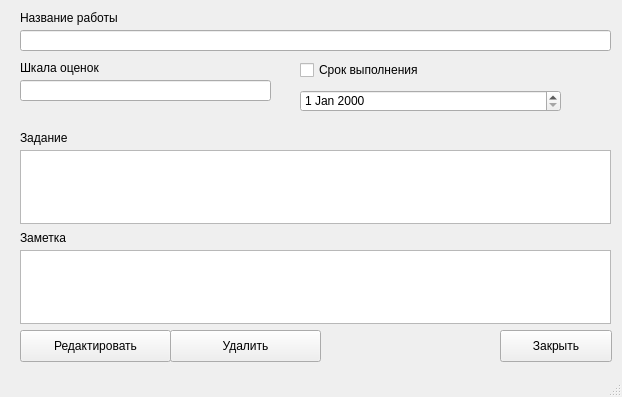
<?xml version="1.0" encoding="UTF-8"?>
<ui version="4.0">
 <class>MainWindow</class>
 <widget class="QMainWindow" name="MainWindow">
  <property name="geometry">
   <rect>
    <x>0</x>
    <y>0</y>
    <width>622</width>
    <height>397</height>
   </rect>
  </property>
  <property name="windowTitle">
   <string>Добавить работу</string>
  </property>
  <widget class="QWidget" name="centralwidget">
   <widget class="QLabel" name="label">
    <property name="geometry">
     <rect>
      <x>20</x>
      <y>10</y>
      <width>221</width>
      <height>16</height>
     </rect>
    </property>
    <property name="text">
     <string>Название работы</string>
    </property>
   </widget>
   <widget class="QLineEdit" name="lineEdit">
    <property name="geometry">
     <rect>
      <x>20</x>
      <y>30</y>
      <width>591</width>
      <height>21</height>
     </rect>
    </property>
   </widget>
   <widget class="QLabel" name="label_2">
    <property name="geometry">
     <rect>
      <x>20</x>
      <y>60</y>
      <width>151</width>
      <height>16</height>
     </rect>
    </property>
    <property name="text">
     <string>Шкала оценок</string>
    </property>
   </widget>
   <widget class="QDateEdit" name="dateEdit">
    <property name="geometry">
     <rect>
      <x>300</x>
      <y>90</y>
      <width>261</width>
      <height>22</height>
     </rect>
    </property>
   </widget>
   <widget class="QCheckBox" name="checkBox">
    <property name="geometry">
     <rect>
      <x>300</x>
      <y>60</y>
      <width>211</width>
      <height>20</height>
     </rect>
    </property>
    <property name="text">
     <string>Срок выполнения</string>
    </property>
   </widget>
   <widget class="QPushButton" name="pushButton">
    <property name="geometry">
     <rect>
      <x>20</x>
      <y>330</y>
      <width>151</width>
      <height>32</height>
     </rect>
    </property>
    <property name="text">
     <string>Редактировать</string>
    </property>
   </widget>
   <widget class="QLabel" name="label_3">
    <property name="geometry">
     <rect>
      <x>20</x>
      <y>230</y>
      <width>58</width>
      <height>16</height>
     </rect>
    </property>
    <property name="text">
     <string>Заметка</string>
    </property>
   </widget>
   <widget class="QLabel" name="label_4">
    <property name="geometry">
     <rect>
      <x>20</x>
      <y>130</y>
      <width>58</width>
      <height>16</height>
     </rect>
    </property>
    <property name="text">
     <string>Задание</string>
    </property>
   </widget>
   <widget class="QTextEdit" name="textEdit">
    <property name="geometry">
     <rect>
      <x>20</x>
      <y>150</y>
      <width>591</width>
      <height>74</height>
     </rect>
    </property>
   </widget>
   <widget class="QTextEdit" name="textEdit_2">
    <property name="geometry">
     <rect>
      <x>20</x>
      <y>250</y>
      <width>591</width>
      <height>74</height>
     </rect>
    </property>
   </widget>
   <widget class="QPushButton" name="pushButton_2">
    <property name="geometry">
     <rect>
      <x>170</x>
      <y>330</y>
      <width>151</width>
      <height>32</height>
     </rect>
    </property>
    <property name="text">
     <string>Удалить</string>
    </property>
   </widget>
   <widget class="QPushButton" name="pushButton_3">
    <property name="geometry">
     <rect>
      <x>500</x>
      <y>330</y>
      <width>112</width>
      <height>32</height>
     </rect>
    </property>
    <property name="text">
     <string>Закрыть</string>
    </property>
   </widget>
   <widget class="QLineEdit" name="lineEdit_2">
    <property name="geometry">
     <rect>
      <x>20</x>
      <y>80</y>
      <width>251</width>
      <height>21</height>
     </rect>
    </property>
   </widget>
  </widget>
  <widget class="QStatusBar" name="statusbar"/>
 </widget>
 <resources/>
 <connections/>
</ui>
